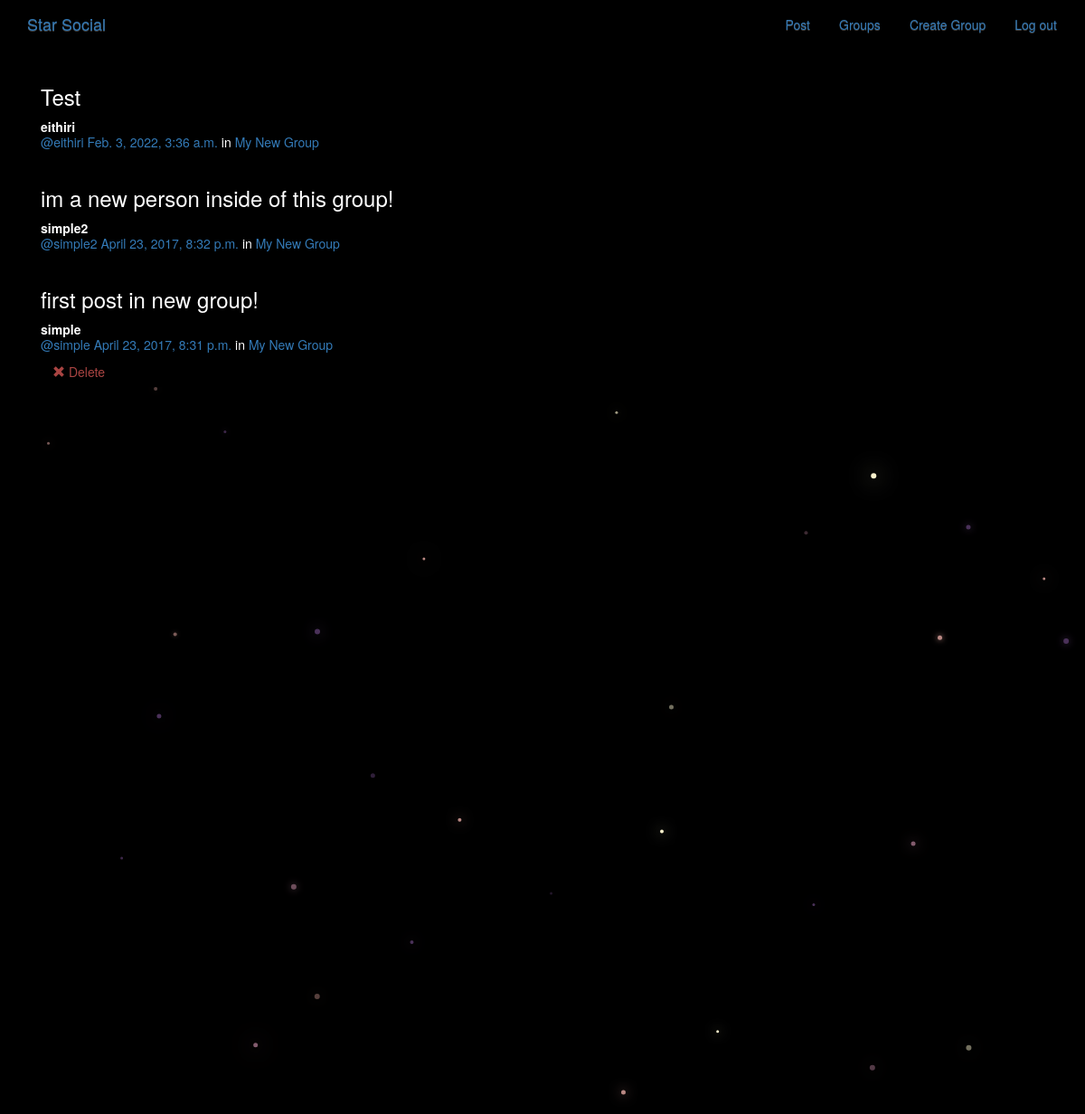
The page /posts/ (signed in) on the database its author committed.
### posts/models.py (models this page shows, shortened)
class Post(models.Model):
    user = models.ForeignKey(User, related_name="posts",on_delete=models.CASCADE,)
    created_at = models.DateTimeField(auto_now=True)
    message = models.TextField()
    message_html = models.TextField(editable=False)
    group = models.ForeignKey(Group, related_name="posts",null=True, blank=True,on_delete=models.CASCADE,)
    class Meta:
        ordering = ["-created_at"]
        unique_together = ["user", "message"]

### groups/models.py (models this page shows, shortened)
class Group(models.Model):
    name = models.CharField(max_length=255, unique=True)
    slug = models.SlugField(allow_unicode=True, unique=True)
    description = models.TextField(blank=True, default='')
    description_html = models.TextField(editable=False, default='', blank=True)
    members = models.ManyToManyField(User,through="GroupMember")
    class Meta:
        ordering = ["name"]

### posts/views.py (the view)
# urls.py: path('', views.PostList.as_view(), name='all'),
class PostList(SelectRelatedMixin, generic.ListView):
    model = models.Post
    select_related = ("user", "group")

### posts/templates/posts/post_list.html (shortened to what this page needs)
{% extends "posts/post_base.html" %}
{% load humanize %}
{% block post_content %}
<div class="col-md-8">
	{% for post in post_list %}
  {% include "posts/_post.html" %}
	{% endfor %}
</div>
{% endblock %}

### posts/templates/posts/_post.html
<div class="post media">
	<h3>{{ post.message_html|safe }}</h3>
	<div class="media-body">
		<strong>{{ post.user.username }}</strong>
		<h5 class="media-heading">
			<span class="username"><a href="{% url 'posts:for_user' username=post.user.username %}">@{{ post.user.username }}</a></span>
			<time class="time"><a href="{% url 'posts:single' username=post.user.username pk=post.pk %}">{{ post.created_at }}</a></time>
			{% if post.group %}
			<span class="group-name">in <a href="#">{{ post.group.name }}</a></span>
			{% endif %}
		</h5>
		<div class="media-footer">
			{% if user.is_authenticated and post.user == user and not hide_delete %}
				<a href="{% url 'posts:delete' pk=post.pk %}" title="delete" class="btn btn-simple">
					<span class="glyphicon glyphicon-remove text-danger" aria-hidden="true"></span>
					<span class="text-danger icon-label">Delete</span>
				</a>
			{% endif %}
		</div>
	</div>
</div>

### static/simplesocial/css/master.css (style rules this page uses)
body { margin: 0; overflow: hidden; background-color: black; color:white; }

### rows shown on the page
Post: message_html "Test", user.username "eithiri", created_at "Feb. 3, 2022, 3:36 a.m.", group.name "My New Group"
Post: message_html "im a new person inside of this group!", user.username "simple2", created_at "April 23, 2017, 8:32 p.m.", group.name "My New Group"
Post: message_html "first post in new group!", user.username "simple", created_at "April 23, 2017, 8:31 p.m.", group.name "My New Group", shows "Delete"
